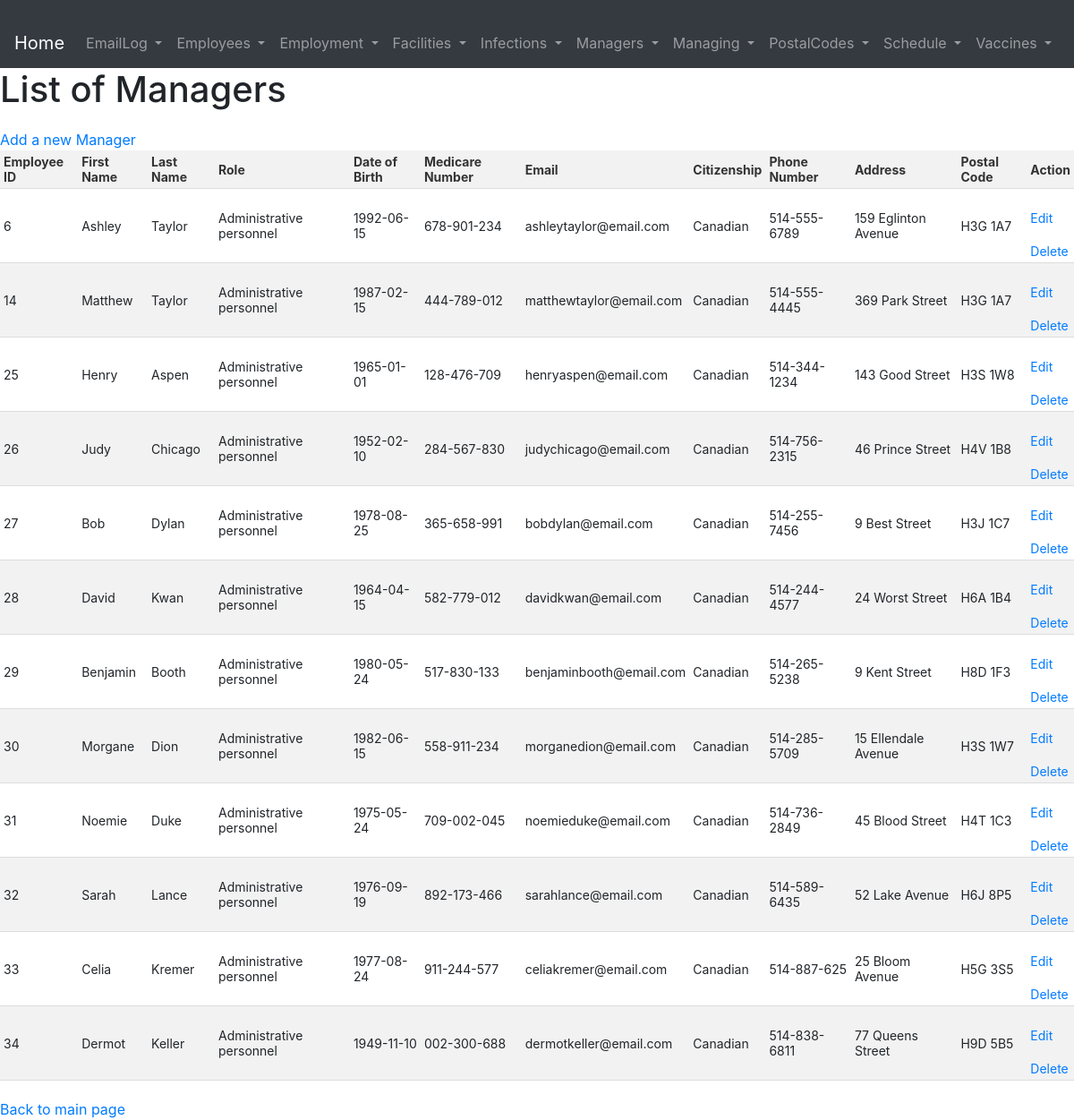
/pages/Managers/index.php, run on an earlier commit of the app's database.
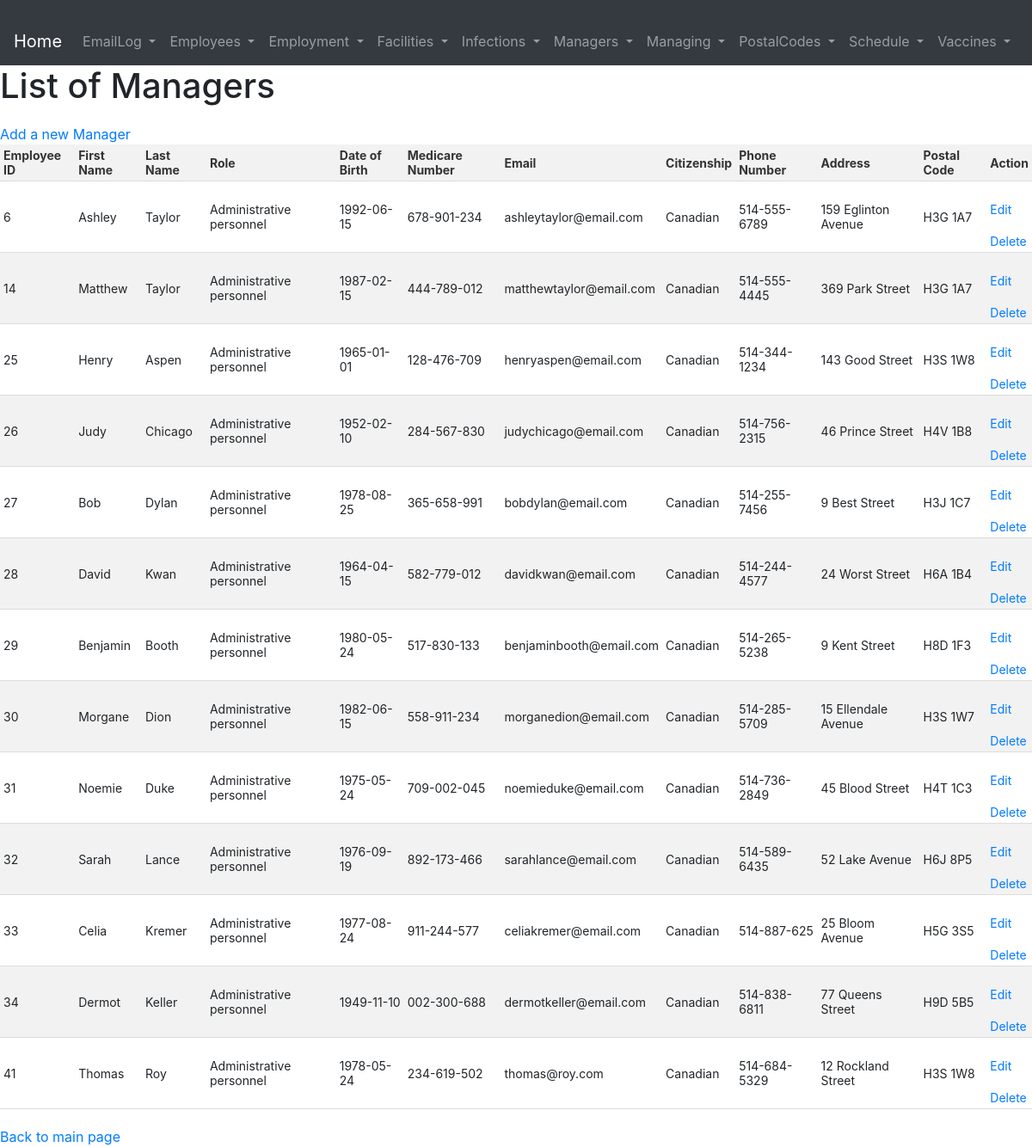
And on a later commit of the database.
### tables this page shows
CREATE TABLE Managers (
  EmployeeID INT PRIMARY KEY,
  FOREIGN KEY (EmployeeID) REFERENCES Employees(EmployeeID)
);

CREATE TABLE Employees (
  EmployeeID INT PRIMARY KEY,
  FName VARCHAR(255),
  LName VARCHAR(255),
  Role VARCHAR(255),
  DoBirth DATE,
  MedicareNumber VARCHAR(255) NOT NULL UNIQUE,
  Email VARCHAR(255),
  Citizenship VARCHAR(255),
  PhoneNumber VARCHAR(255),
  Address VARCHAR(255),
  PostalCode VARCHAR(255),
  FOREIGN KEY (PostalCode) REFERENCES PostalCodes(PostalCode),
  CHECK (Role IN ('Nurse', 'Doctor', 'Cashier', 'Pharmacist', 'Receptionist', 'Administrative personnel', 'Security personnel', 'Regular employee'))
);

### pages/Managers/index.php (the view, shortened to what this page needs)
<?php require_once '../../database.php';
    include '../header.php';
    $statement = $conn->prepare('SELECT * FROM Managers, Employees WHERE Managers.EmployeeID = Employees.EmployeeID');
    $statement->execute();
    mysqli_stmt_bind_result($statement, $row['EmployeeID'], $row['EmployeeID2'], $row['FirstName'], $row['LastName'], $row['Role'], $row['DateOfBirth'], $row['MedicareNumber'], $row['Email'], $row['Citizenship'], $row['PhoneNumber'], $row['Address'], $row['PostalCode'])
?>
<!DOCTYPE html>
<html lang="en">
<head>
    <link rel="stylesheet" href="../../pages/style.css">
</head>
<body>
    <h1>List of Managers</h1>
    <a href="./create.php">Add a new Manager</a>
    <table>
        <thead>
            <tr>
                <th>Employee ID</th>
                <th>First Name</th>
                <th>Last Name</th>
                <th>Role</th>
                <th>Date of Birth</th>
                <th>Medicare Number</th>
                <th>Email</th>
                <th>Citizenship</th>
                <th>Phone Number</th>
                <th>Address</th>
                <th>Postal Code</th>
                <th>Action</th>
            </tr>
        </thead>
        <tbody>
            <?php while (mysqli_stmt_fetch($statement)) {?>
                <tr>
                    <td><?php echo $row['EmployeeID'] ?></td>
                    <td><?php echo $row['FirstName'] ?></td>
                    <td><?php echo $row['LastName'] ?></td>
                    <td><?php echo $row['Role'] ?></td>
                    <td><?php echo $row['DateOfBirth'] ?></td>
                    <td><?php echo $row['MedicareNumber'] ?></td>
                    <td><?php echo $row['Email'] ?></td>
                    <td><?php echo $row['Citizenship'] ?></td>
                    <td><?php echo $row['PhoneNumber'] ?></td>
                    <td><?php echo $row['Address'] ?></td>
                    <td><?php echo $row['PostalCode'] ?></td>
                    <td>
                        <a href="./edit.php?EmployeeID=<?php echo $row["EmployeeID" ] ?>" style="pointer-events: none">Edit</a>
                        <a href="./delete.php?EmployeeID=<?php echo $row["EmployeeID"] ?>">Delete</a>
                    </td>
                </tr>
            <?php }; ?>
        </tbody>
    </table>
    <a href="../../index.php">Back to main page</a>
</body>
</html>

### pages/header.php (shortened to what this page needs)
<?php
$path ='http://localhost/5531';
?>
<!DOCTYPE html>
<html>
<head>
	<link rel="stylesheet" href="https://maxcdn.bootstrapcdn.com/bootstrap/4.5.2/css/bootstrap.min.css">
</head>
<body>
<nav class="navbar navbar-expand-lg navbar-dark bg-dark">
  <a class="navbar-brand" href="<?php echo $path ?>">Home</a>
  <div class="collapse navbar-collapse" id="navbarNav">
    <ul class="navbar-nav">
    <li class="nav-item dropdown">
        <a class="nav-link dropdown-toggle" href="<?php echo $path ?>/pages/EmailLog/index.php" id="navbarDropdownMenuLink" role="button" data-toggle="dropdown" aria-haspopup="true" aria-expanded="false">
          EmailLog
        </a>
      </li>
      <li class="nav-item dropdown">
        <a class="nav-link dropdown-toggle" href="<?php echo $path ?>/pages/Employees/index.php" id="navbarDropdownMenuLink" role="button" data-toggle="dropdown" aria-haspopup="true" aria-expanded="false">
          Employees
        </a>
      </li>
      <li class="nav-item dropdown">
        <a class="nav-link dropdown-toggle" href="<?php echo $path ?>/pages/Employment/index.php" id="navbarDropdownMenuLink" role="button" data-toggle="dropdown" aria-haspopup="true" aria-expanded="false">
        Employment
        </a>
      </li>
      <li class="nav-item dropdown">
        <a class="nav-link dropdown-toggle" href="<?php echo $path ?>/pages/Facilities/index.php" id="navbarDropdownMenuLink" role="button" data-toggle="dropdown" aria-haspopup="true" aria-expanded="false">
        Facilities
        </a>
      </li>
      <li class="nav-item dropdown">
        <a class="nav-link dropdown-toggle" href="<?php echo $path ?>/pages/Infections/index.php" id="navbarDropdownMenuLink" role="button" data-toggle="dropdown" aria-haspopup="true" aria-expanded="false">
        Infections
        </a>
      </li>
      <li class="nav-item dropdown">
        <a class="nav-link dropdown-toggle" href="<?php echo $path ?>/pages/Managers/index.php" id="navbarDropdownMenuLink" role="button" data-toggle="dropdown" aria-haspopup="true" aria-expanded="false">
        Managers
        </a>
      </li>
      <li class="nav-item dropdown">
        <a class="nav-link dropdown-toggle" href="<?php echo $path ?>/pages/Managing/index.php" id="navbarDropdownMenuLink" role="button" data-toggle="dropdown" aria-haspopup="true" aria-expanded="false">
        Managing
        </a>
      </li>
      <li class="nav-item dropdown">
        <a class="nav-link dropdown-toggle" href="<?php echo $path ?>/pages/PostalCodes/index.php" id="navbarDropdownMenuLink" role="button" data-toggle="dropdown" aria-haspopup="true" aria-expanded="false">
        PostalCodes
        </a>
      </li>
      <li class="nav-item dropdown">
        <a class="nav-link dropdown-toggle" href="<?php echo $path ?>/pages/Schedule/index.php" id="navbarDropdownMenuLink" role="button" data-toggle="dropdown" aria-haspopup="true" aria-expanded="false">
        Schedule
        </a>
      </li>
      <li class="nav-item dropdown">
        <a class="nav-link dropdown-toggle" href="<?php echo $path ?>/pages/Vaccines/index.php" id="navbarDropdownMenuLink" role="button" data-toggle="dropdown" aria-haspopup="true" aria-expanded="false">
        Vaccines
        </a>
      </li>
    </ul>
  </div>
</nav>

### pages/style.css (style rules this page uses)
table { border-collapse: collapse; width: 100%; margin-top: 20px auto; }
th, td { padding: 4px; text-align: left; border-bottom: 1px solid #ddd; font-size: 14px; }
th { background-color: #f2f2f2; color: #333; font-weight: bold; }
tr:nth-child(even) { background-color: #f2f2f2; }
a { display: block; margin-top: 20px; }

What changed in the data, as far as the page shows it:
added managers: EmployeeID.EmployeeID "41", EmployeeID.FName "Thomas", EmployeeID.LName "Roy", EmployeeID.Role "Administrative personnel", EmployeeID.DoBirth "1978-05-24", EmployeeID.MedicareNumber "234-619-502", EmployeeID.Email "thomas@roy.com", EmployeeID.Citizenship "Canadian", EmployeeID.PhoneNumber "514-684-5329", EmployeeID.Address "12 Rockland Street", EmployeeID.PostalCode "H3S 1W8"
